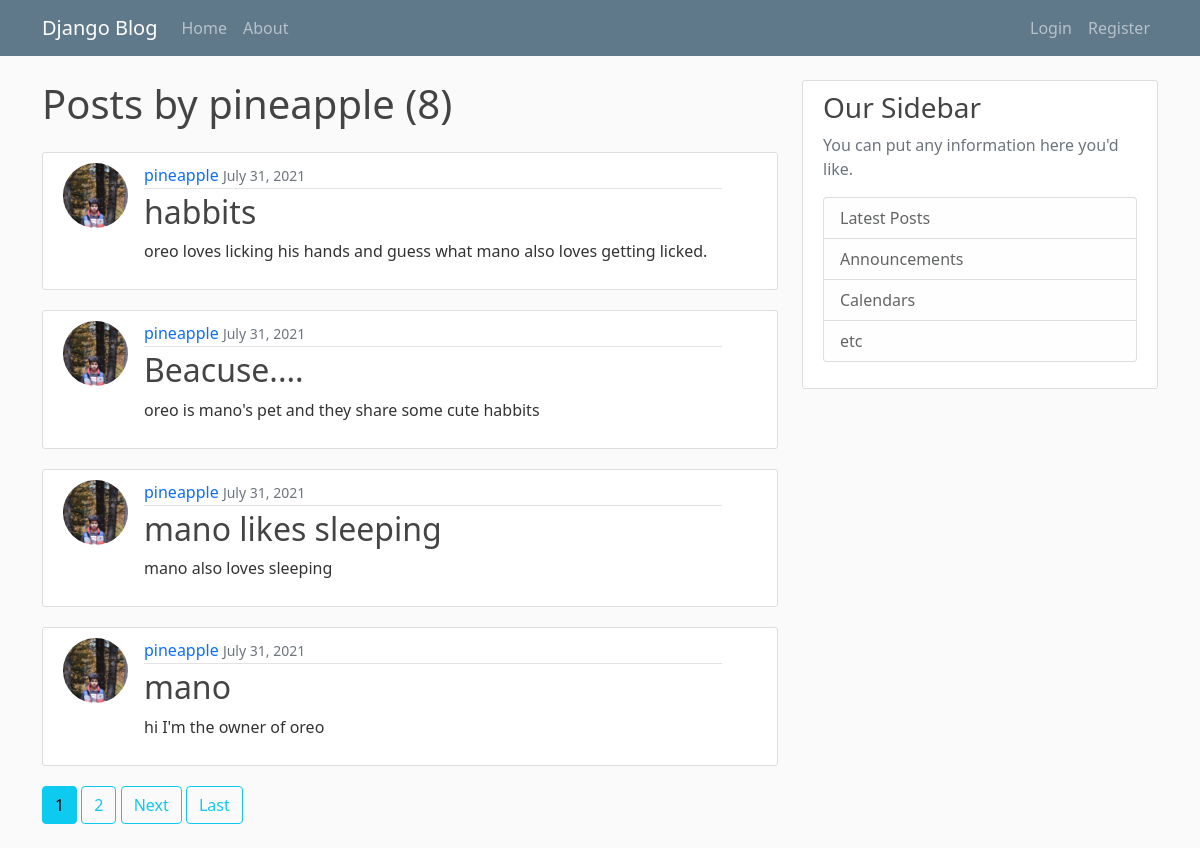
Page /user/pineapple on the earlier database version.
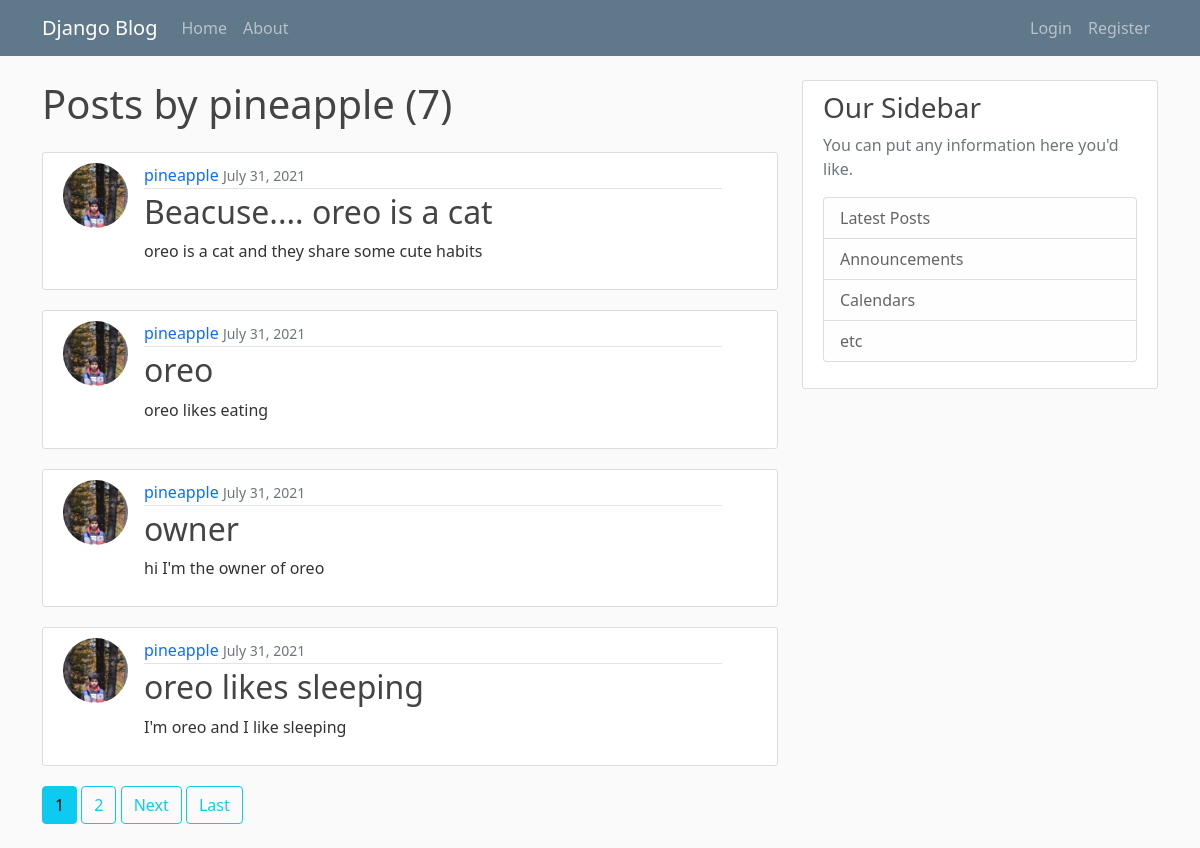
Same page on the later database version.
### blog/models.py (models this page shows, shortened)
class post (models.Model):
    title = models.CharField(max_length=100)
    content = models.TextField()
    date_posted = models.DateTimeField(default=timezone.now)
    author = models.ForeignKey(User, on_delete=models.CASCADE)

### users/models.py (models this page shows, shortened)
class Profile(models.Model):
    user = models.OneToOneField(User,on_delete=models.CASCADE)
    image = models.ImageField(default='default.jpg' , upload_to="profile_pics")

### blog/views.py (the view)
# urls.py: path('user/<str:username>', UserPostListView.as_view(), name='user-post'),
class UserPostListView(ListView):
    model = post
    template_name = 'blog/user_post.html'
    context_object_name = 'posts'
    paginate_by = 4
    def get_queryset(self):
        user = get_object_or_404(User, username= self.kwargs.get('username'))
        return post.objects.filter(author = user).order_by('-date_posted')

### blog/templates/blog/user_post.html (shortened to what this page needs)
{% extends 'blog/base.html' %} {% block content %}
<h1 class="mb-4">Posts by {{view.kwargs.username}} ({{page_obj.paginator.count}})</h1>
{% for post in posts %}
<article class="row g-0 media content-section">
    <img class ='col-2 rounded-circle article-img' src="{{post.author.profile.image.url}}" alt="...">
    <div class="col-10 media-body">
      <div class="article-metadata">
        <a class="mr-2" href="{%url 'user-post' post.author.username%}">{{ post.author }}</a>
        <small class="text-muted">{{ post.date_posted|date:"F d, Y" }}</small>
      </div>
      <h2><a class="article-title" href="{%url 'Post-View' post.id %}">{{ post.title }}</a></h2>
      <p class="article-content">{{ post.content }}</p>
    </div>
  </article>
{% endfor %}
{% if is_paginated %}
  {%for num in page_obj.paginator.page_range%}
  {%  if page_obj.number == num%}
  <a class= "btn btn-info mb-4"href="?page={{num}}">{{num}}</a>
  {%elif num > page_obj.number|add:-3 and num < page_obj.number|add:3%}
  <a class= "btn btn-outline-info mb-4"href="?page={{num}}">{{num}}</a>
  {%endif%}
  {%endfor%}
  {% if page_obj.has_next%}
    <a class= "btn btn-outline-info mb-4"href="?page={{page_obj.next_page_number}}">Next</a>
    <a class= "btn btn-outline-info mb-4"href="?page={{page_obj.paginator.num_pages}}">Last</a>
  {%endif%}
{% endif%}
{% endblock content %}

### blog/templates/blog/base.html (shortened to what this page needs)
{% load static %}
<!DOCTYPE html>
<html>
  <head>
    <link
      href="https://cdn.jsdelivr.net/npm/bootstrap@5.0.2/dist/css/bootstrap.min.css"
      rel="stylesheet"
    />
    <link rel="stylesheet" type= "text/css" href="{% static 'blog/mian.css' %}">
  </head>
  <body>
    <header class="site-header">
        <nav class="navbar navbar-expand-md navbar-dark bg-steel fixed-top">
          <div class="container">
            <a class="navbar-brand mr-4" href="{%url 'blog-home'%}">Django Blog</a>
            <div class="collapse navbar-collapse" id="navbarToggle">
              <div class="navbar-nav mr-auto">
                <a class="nav-item nav-link" href="{%url 'blog-home'%}">Home</a>
                <a class="nav-item nav-link" href="{%url 'blog-about'%}">About</a>
              </div>
              <div class="navbar-nav ms-auto">
                {%if user.is_authenticated%}
                <a class="nav-item nav-link " href="{%url 'Post-Create'%}">New post</a>
                <a class="nav-item nav-link " href="{%url 'profile'%}">Profile</a>
                <a class="nav-item nav-link " href="{%url 'logout'%}">Logout</a>
                {%else%}
                <a class="nav-item nav-link " href="{%url 'login'%}">Login</a>
                <a class="nav-item nav-link " href="{%url 'register'%}">Register</a>
                {%endif%}
              </div>
            </div>
          </div>
        </nav>
      </header>
    <main role="main" class="container">
        <div class="row">
          <div class="col-md-8">
            {% block content %}{% endblock %}
          </div>
          <div class="col-md-4">
            <div class="content-section">
              <h3>Our Sidebar</h3>
              <p class='text-muted'>You can put any information here you'd like.
                <ul class="list-group">
                  <li class="list-group-item list-group-item-light">Latest Posts</li>
                  <li class="list-group-item list-group-item-light">Announcements</li>
                  <li class="list-group-item list-group-item-light">Calendars</li>
                  <li class="list-group-item list-group-item-light">etc</li>
                </ul>
              </p>
            </div>
          </div>
        </div>
      </main>
  </body>
</html>

### blog/static/blog/mian.css (style rules this page uses)
body { background: #fafafa; color: #333333; margin-top: 5rem; }
h1, h2, h3, h4, h5, h6 { color: #444444; }
ul { margin: 0; }
.bg-steel { background-color: #5f788a; }
.site-header .navbar-nav .nav-link { float: right; }
.content-section { background: #ffffff; padding: 10px 20px; border: 1px solid #dddddd; border-radius: 3px; margin-bottom: 20px; }
.article-title { color: #444444; text-decoration: none; }
.article-content { white-space: pre-line; }
.article-img { height: 65px; width: 65px; margin-right: 16px; }
.article-metadata { padding-bottom: 1px; margin-bottom: 4px; border-bottom: 1px solid #e3e3e3; }
.article-metadata a { text-decoration: none; }

Differences in the rows shown:
removed post: author.profile.image (picture), author "pineapple", date_posted "July 31, 2021", title "habbits", content "oreo loves licking his hands and guess what mano also loves getting licked."
changed post: title "Beacuse...." → "Beacuse.... oreo is a cat"; content "oreo is mano's pet and they share some cute habbits" → "oreo is a cat and they share some cute habits"
changed post: title "mano likes sleeping" → "oreo"; content "mano also loves sleeping" → "oreo likes eating"
changed post "hi I'm the owner of oreo": title "mano" → "owner"
now on this page (row unchanged): post: author.profile.image (picture), author "pineapple", date_posted "July 31, 2021", title "oreo likes sleeping", content "I'm oreo and I like sleeping"
Other differences:
{{ page_obj.paginator.count }}: "8" → "7"
